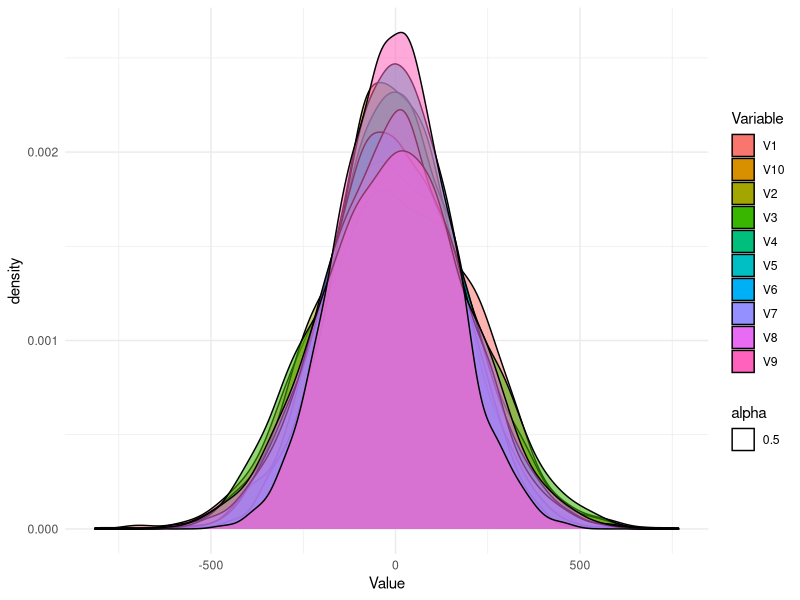
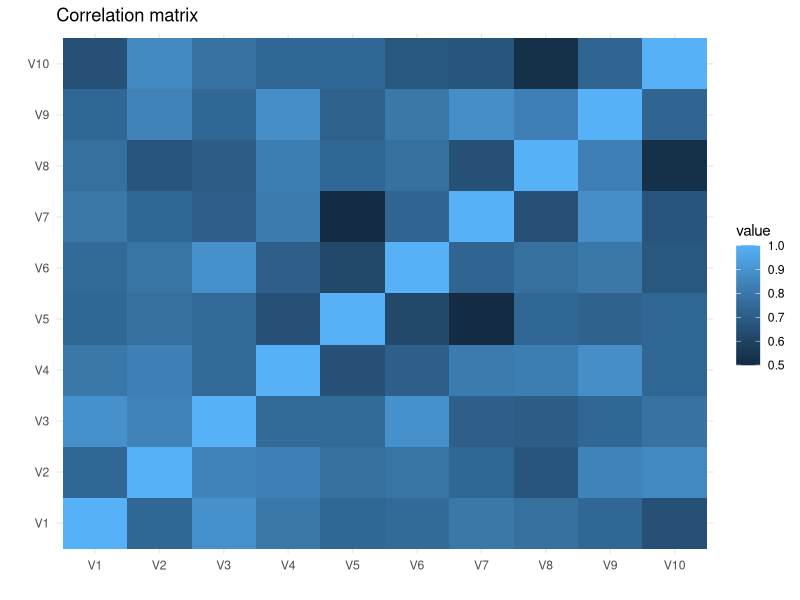
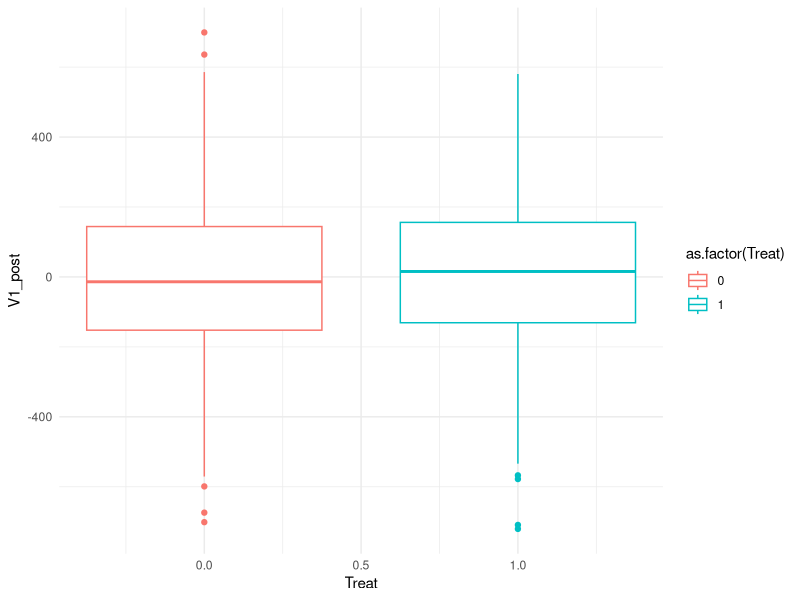
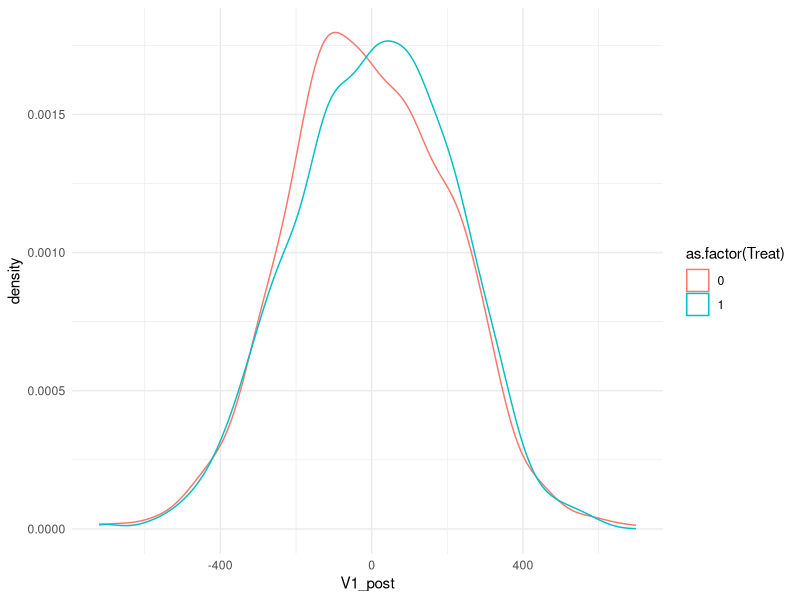
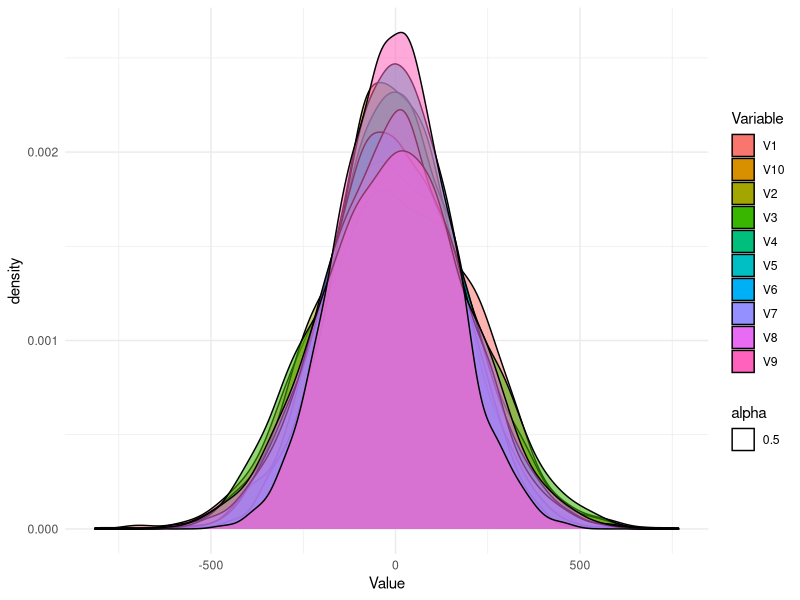

R code for these plots, in order:
## ---- chunk 1
knitr::opts_chunk$set(echo = TRUE)
## ---- chunk 2
library(tidyverse); theme_set(theme_minimal())
library(MASS)
## ---- chunk 3
N <- 10^4
n_cols <- 10
covars <- sample(1:n_cols^2, n_cols^2)
Sigma <- matrix(covars,n_cols,n_cols) # covariance matrix. Diagonal indicates variances

# Ensure positive definiteness:
Sigma <-  t(Sigma) %*% Sigma

X <- mvrnorm(n = N, rep(0, n_cols), Sigma)

df <- X %>% as_tibble()
## ---- chunk 4
effect_size.min <- 0.1*mean(df$V1) # Lowest effect size we care about detecting.
sig.level <- 0.005 # Type I error porbability. 0.005 is best practice in behavioural economics
power <- 0.8 # 1 - Type II error probability. With 20% probability, we fail to reject false null, given the effect size above.
sd <- 0.01*sd(df$V1)

power_n <-  power.t.test(delta = effect_size.min, sd = sd, sig.level = sig.level, power = power, 
                               type = "two.sample", 
                               alternative = "two.sided")$n # number of observations required per group
power_n <- round(power_n)
## ---- chunk 5
df.samp <- sample_n(df, 2*power_n)
## ---- chunk 6
# Density of distributions
df.g <- df.samp %>% gather(key = "Variable", value = "Value")
df.g %>% ggplot(aes(x = Value, fill = Variable, alpha = 0.5)) + geom_density()
ggsave("images/densities.png")

# Bivariate relationships
cormat <- round(cor(df.samp),2)
melted_cormat <- reshape2::melt(cormat)
melted_cormat %>% ggplot(aes(x=Var1, y=Var2, fill=value)) + 
  geom_tile() +
  labs(title = "Correlation matrix", y = " ", x = " ")
## ---- chunk 7
# Randomly assign treatment within sample:
Treat1 <- rep(1, power_n)
Treat0 <- rep(0, power_n)
Treat <- sample_n(data.frame(c(Treat1, Treat0)), power_n*2)

df.samp <- as_tibble(cbind(df.samp, Treat$c.Treat1..Treat0.))

df.samp <- df.samp %>% rename(Treat = "Treat$c.Treat1..Treat0.")
## ---- chunk 8
effect_size <- 1.2*effect_size.min # Slightly stronger than what we would minimally care about
df.samp$random_change <- rnorm(n = 2*power_n, sd = sd)

df.samp <-df.samp %>% mutate(V1_post = V1 + random_change +
                               Treat*effect_size*(1 + 0.01*V2/sd(V2) - 0.01*V3^2/sd(V3) + 0.01*V2*V3/(sd(V2)*sd(V3))))
## ---- chunk 9
df.samp %>% ggplot(aes(x = Treat, y = V1_post, color = as.factor(Treat))) + geom_boxplot()
df.samp %>% ggplot(aes(x = V1_post, color = as.factor(Treat))) + geom_density()

# Linear regression without covariates is ok because the expected conditional mean varies only with treatment status
linear_model <- lm(V1_post ~ V1 + Treat, data = df.samp)
summary(linear_model)

